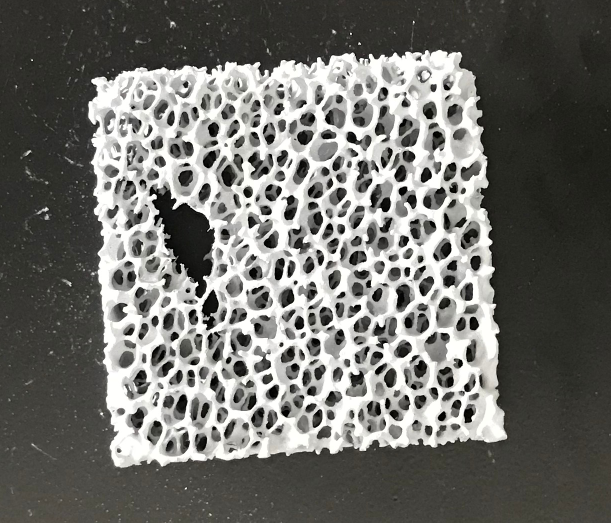
#> input picture sunken_image_detection/sunken_images/13.jpg, 1222 x 1045 px (shown at 1/2 size)
$ python sunken_detect.py
#> lines starting #> are read from the running program, lines starting #| are printed output that depends on the picture; after the words box and inside, x2 and y2 are one past the last pixel; in counts of white or black regions, pixels touching at a corner belong together; long printed decimals are rounded
# -*- coding: utf-8 -*-
'''
   @Time    : 2020/9/26 11:48
   @Author  : liuxu
   @File    : sunken_detect.py
   @Software: PyCharm
'''

import cv2
import numpy as np
import matplotlib.pyplot as plt
import os


filepath = "sunken_images/13.jpg"
# filepath = "./unsunken_images/bianxing_test.jpg"
# sunken_img_dictoryname = "./sunken_images"
# unsunken_img_dictoryname = "./unsunken_images"


# 设置图像的宽和高
IMAGE_WIDTH = 650
IMAGE_HEIGHT = 650


# 显示图像
def cv_show(name, img):
    cv2.imshow(name, img)
    cv2.waitKey(0)


# 对图像resize处理
def row_image_resize(image, width, height):
    # image输入图像，width，height 期望得到的宽和高
    image = cv2.resize(image, (width, height))
    print("resized image:", image.shape)
    return image


# 读入一张图像,返回
def read_an_gray_image(filepath):
#> called with filepath = 'sunken_images/13.jpg'
    return cv2.imread(filepath)
#> returned value is the input picture: shape (1045, 1222, 3); mean B, G, R 107.3, 111.3, 111.6


# 读入文件夹下的所有图像,返回一个路径的列表,(相对路径)
# [9 lines left out: function read_images, not called in this run]


# #图像预处理函数
def pre_process(rowimage):
    # 显示原图
    cv_show("row image", rowimage)

    grayimage = cv2.cvtColor(rowimage, cv2.COLOR_BGR2GRAY)  # 灰度化
    resizedimage = row_image_resize(grayimage, IMAGE_WIDTH, IMAGE_HEIGHT)  # resize
#> in row_image_resize, `image = cv2.resize(image, (width, height))`:
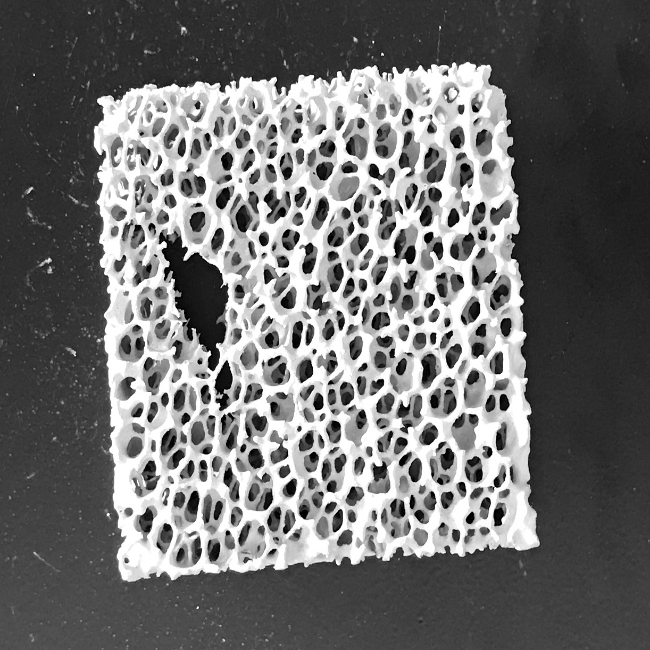
#> image: shape (650, 650); min 0, max 255, mean 111
#| resized image: (650, 650)

    # 运用大津算法进行图像分割
    ret, im_th = cv2.threshold(resizedimage, 0, 255, cv2.THRESH_OTSU)
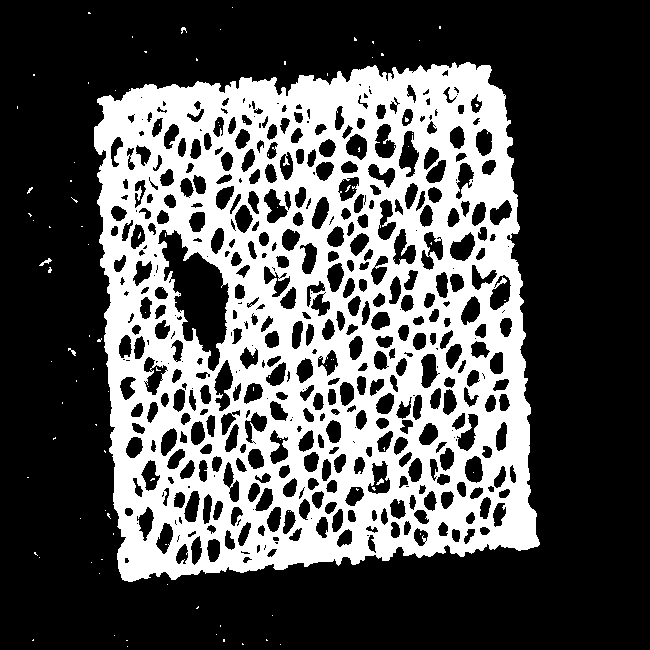
#> im_th: shape (650, 650); 33.2% white; 102 white regions (97 under 20 px)
#> ret = 138
    cv_show("image after OTSU", im_th)

    # #中值滤波去除椒盐噪声,卷积核为5x5
    # blur_image = cv2.medianBlur(im_th, 3)
    #显示中值滤波处理后图像
    # cv_show("image after medianBlur", blur_image)

    # return blur_image

    return im_th


# 计算所有孔洞轮廓外接圆半径的平均值
def cal_ave_radius(allcontours, max_id):                            # allcontours是一个存放轮廓的列表
    sum = 0.0
    for i in range(len(allcontours)):
        if (i is not max_id):                                       # 去除最大面积后再求平均
            temp_contour = allcontours[i]
            (x, y), radius = cv2.minEnclosingCircle(temp_contour)   # 最小外接圆
            sum = sum + radius

    return sum / (len(allcontours) - 1)


# 找出凹陷区域
def find_sunken_area(preprocessedimage):
    # 在分割后的图像找轮廓
    contours, hierarchy = cv2.findContours(preprocessedimage, cv2.RETR_TREE, cv2.CHAIN_APPROX_SIMPLE)
#> contours = 640 contours, 234 with area under 20; largest, box (x1, y1, x2, y2) and area: (94, 62, 540, 582) 199522, (157, 229, 230, 372) 5018, (213, 359, 234, 412) 616, (398, 130, 420, 178) 585, (374, 123, 397, 159) 524

    # print("轮廓的类型：",type(contours))     # type is list
    areas = []  # 轮廓所围成的面积构成的数组
    for idx in range(len(contours)):
        areas.append(cv2.contourArea(contours[idx]))
#> after the loop, areas = 640 values, max 199522 at index 51, min 0 at index 0, mean 421.4

    largest_idx = np.argmax(np.array(areas))  # 最大面积的下标
#> largest_idx = 51
    largest_area = cv2.contourArea(contours[largest_idx])  # 最大面积的大小
#> largest_area = 199522

    # [11 lines of commented-out code are left out]

    print("最大面积为：", largest_area)
#| 最大面积为： 199522.0
    print("最大面积的下标为：", largest_idx)
#| 最大面积的下标为： 51
    # print("第二大面积为：", second_largest_area)
    # print("第二大面积的下标为：", second_largest_idx)

    # 画出样品的轮廓
    img = preprocessedimage.copy()
    # 为显示彩色,把灰度图像转换为RGB三通道图像
    img_rgb = cv2.cvtColor(img, cv2.COLOR_GRAY2BGR)
#> img_rgb: shape (650, 650, 3); 33.2% white; 102 white regions (97 under 20 px), largest, box (x1, y1, x2, y2) and area: (94, 62, 540, 582) 139779, (39, 258, 52, 266) 38, (376, 478, 384, 485) 27, (68, 348, 76, 356) 26, (181, 27, 187, 34) 22
    draw_con_img = cv2.drawContours(img_rgb, contours, largest_idx, (0, 0, 255), cv2.FILLED)
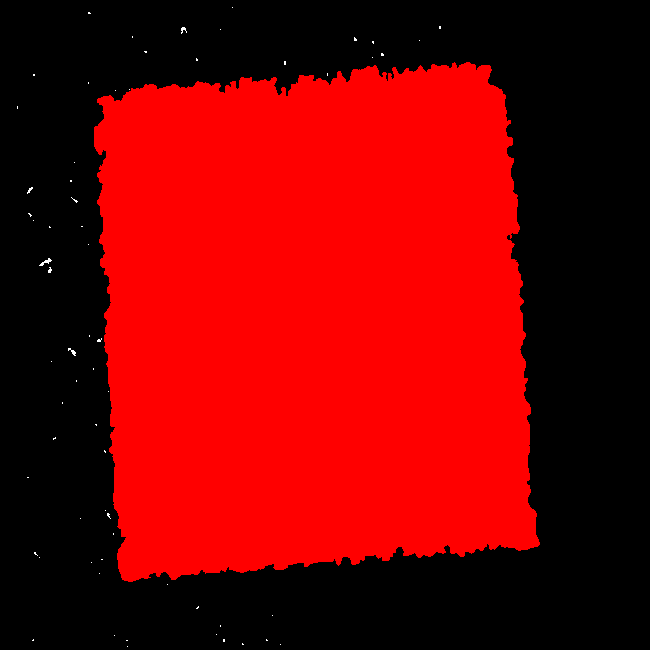
#> draw_con_img: shape (650, 650, 3); mean B, G, R 0.2, 0.2, 121.3
    # 显示画出轮廓后的图像
    cv_show("image with contours", draw_con_img)
    # 图像取差集 imagesub = imagesub1 - imagesub2
    imgsub1 = draw_con_img.copy()
    imgsub2 = preprocessedimage.copy()
    # blur_image为单通道图像，需要转换为RGB图像
    imgsub2 = cv2.cvtColor(imgsub2, cv2.COLOR_GRAY2BGR)

    # 取差集
    imgsub = cv2.subtract(imgsub1, imgsub2)
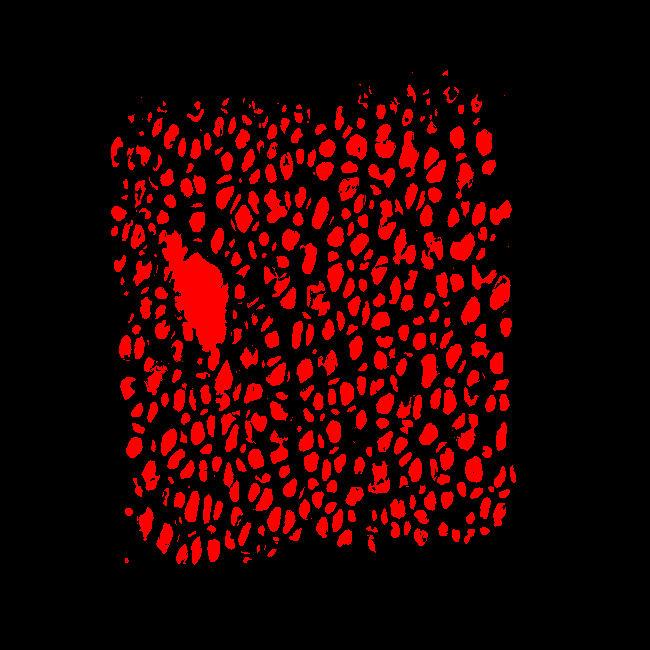
#> imgsub: shape (650, 650, 3); mean B, G, R 0, 0, 36.6

    # 显示取差集后图像
    cv_show("image substraction", imgsub)

    # 取差集后对图像进行闭运算操作,填补小孔洞

    # 定义矩形结构元
    kernel = cv2.getStructuringElement(cv2.MORPH_RECT, (3, 3))
#> kernel = [[1, 1, 1], [1, 1, 1], [1, 1, 1]]
    closedimg = cv2.morphologyEx(imgsub, cv2.MORPH_CLOSE, kernel, iterations=1)
    cv_show("image after close operation", closedimg)

    # 在取差集后的图像找轮廓
    image_find_contours = closedimg.copy()
    # 二值化,要用到阈值函数cv2.threshold()
    # cv2.findContours()要输入二值图像

    # 灰度化
    image_find_contours_gray = cv2.cvtColor(image_find_contours, cv2.COLOR_BGR2GRAY)
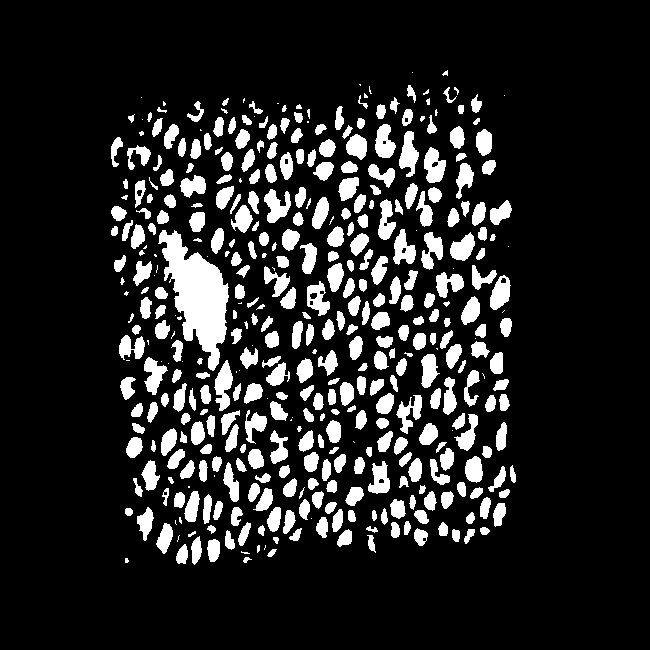
#> image_find_contours_gray: shape (650, 650); values 0 (black) and 76 (white), 14.6% white; 424 white regions (63 under 20 px), largest, box (x1, y1, x2, y2) and area: (158, 230, 229, 371) 4835, (214, 360, 233, 411) 561, (399, 131, 419, 177) 532
    ret, image_find_contours_bin = cv2.threshold(image_find_contours_gray, 0, 255, cv2.THRESH_OTSU)
#> image_find_contours_bin: shape (650, 650); 14.6% white; 424 white regions (63 under 20 px)
#> ret = 0

    # 在二值图像找出所有轮廓
    contours, hierarchy = cv2.findContours(image_find_contours_bin, cv2.RETR_TREE, cv2.CHAIN_APPROX_SIMPLE)
#> contours = 438 contours, 98 with area under 20; largest, box (x1, y1, x2, y2) and area: (158, 230, 229, 371) 4608, (424, 147, 446, 183) 500, (214, 360, 233, 411) 498, (399, 131, 419, 177) 473, (264, 189, 291, 223) 464

    areas = []
    for idx in range(len(contours)):
        areas.append(cv2.contourArea(contours[idx]))
#> after the loop, areas = 438 values, max 4608.5 at index 294, min 0 at index 4, mean 122.3

    # 最大面积的下标
    max_idx = np.argmax(np.array(areas))
#> max_idx = 294
    # 最大面积的大小
    max_area = cv2.contourArea(contours[max_idx])
#> max_area = 4608.5

    # 计算所有轮廓外接圆的平均半径
    ave_radius = cal_ave_radius(contours, max_idx)
#> the loop in cal_ave_radius, `for i in range(len(allcontours)):` made 438 passes
#> (temp_contour, x, y, radius, sum) on passes 30, 65, 75: ([[175, 520], [175, 523], [176, 524], [175, 523]], 175.5, 522, 2.06, 201.1), ([[188, 486], [188, 487], [189, 487], [189, 486]], 188.5, 486.5, 0.707, 500.2), ([[214, 475], [214, 476]], 214, 475.5, 0.5, 564.5)
#> after the loop in cal_ave_radius, `for i in range(len(allcontours)):`: sum = 3535.6
#> ave_radius = 8.09
    print("平均半径为：", ave_radius)
#| 平均半径为： 8.091

    # 在差集图像中画出轮廓
    # image_with_con = cv2.drawContours(image_find_contours, contours, max_idx, (51, 153, 255),3)

    # 显示画出轮廓后的图像
    # cv_show("image with max contour", image_with_con)

    #画出所有轮廓
    # image_with_con_all = cv2.drawContours(image_find_contours,contours,-1,(0,0,255),1)        #注意(B,G,R)
    # cv_show("image with all contours",image_with_con_all)


    # 最大轮廓
    max_cnt = contours[max_idx]
#> max_cnt = contour of 238 points, box (x1, y1, x2, y2) (158, 230, 229, 371), area 4608
    # 最小外接圆
    (x, y), radius = cv2.minEnclosingCircle(max_cnt)
#> x = 187.5; y = 300; radius = 74.5
    # 圆心
    center = (int(x), int(y))
#> center = (187, 300)
    radius = int(radius)
#> radius = 74
    # 打印半径
    print("取差集后图像中最大轮廓\n的最小外接圆的半径为: {}px".format(radius))
#| 取差集后图像中最大轮廓
#| 的最小外接圆的半径为: 74px

    # 在图像中标出最小外接圆
    # img = cv2.circle(image_with_con, center, radius, (255, 185, 15), 2)
    # cv_show("image with min enclosing circle", img)

    # 在图像中标出最小外接圆
    img_rgb = cv2.cvtColor(image_find_contours_bin,cv2.COLOR_GRAY2BGR)
    img = cv2.circle(img_rgb, center, radius, (0, 0, 255), 2)
    cv_show("image with min enclosing circle", img)

    #判断是否存在凹坑缺陷


    #设标志
    flag = False
    # 判断最大外接圆的半径是否大于平均半径（除最大面积外）的二倍, 参数可以调节
    if(radius > ave_radius*4):
        flag = True

    print('*'*30)
    print('\n')
    if(flag == True):
        print("该图像存在凹坑缺陷！")
        print("凹坑缺陷面积为：{}".format(max_area))
#| 凹坑缺陷面积为：4608.5
        print("凹坑外接圆的半径为: {}px".format(radius))
#| 凹坑外接圆的半径为: 74px
    else:
        print("该图像没有凹坑缺陷")
    print('\n')
    print('*'*30)


# 对单个图像检测
def single_detection(imagepath):
    rowimg = read_an_gray_image(imagepath)
    preproimg = pre_process(rowimg)
    find_sunken_area(preproimg)


# 对文件夹下的所有图像进行检测
# [9 lines left out: function dictory_detection, not called in this run]


# main函数
def main():
    # 对一幅图像处理
    single_detection(filepath)
    # 对文件夹下所有存在凹陷的图像进行检测
    # dictory_detection(sunken_img_dictoryname)

    # 对文件下所有正常图像进行检测
    # dictory_detection(unsunken_img_dictoryname)


if __name__ == "__main__":
    main()

$ run again, with sunken_image_detection/sunken_images/1.jpg copied over sunken_image_detection/sunken_images/13.jpg
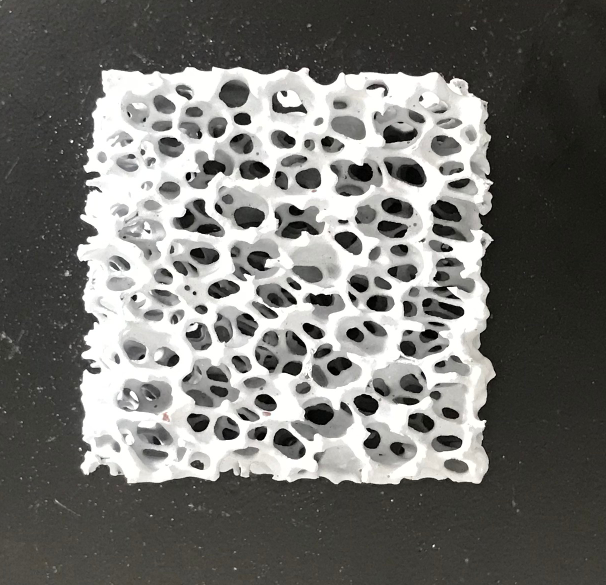
#> input picture sunken_image_detection/sunken_images/1.jpg, 1212 x 1170 px (shown at 1/2 size)
#> in read_an_gray_image, returned value is the input picture: shape (1170, 1212, 3); mean B, G, R 110.9, 114.4, 114.8
#| resized image: (650, 650)
#> in pre_process, `ret, im_th = cv2.threshold(resizedimage, 0, 255, cv2.THRESH_OTSU)`:
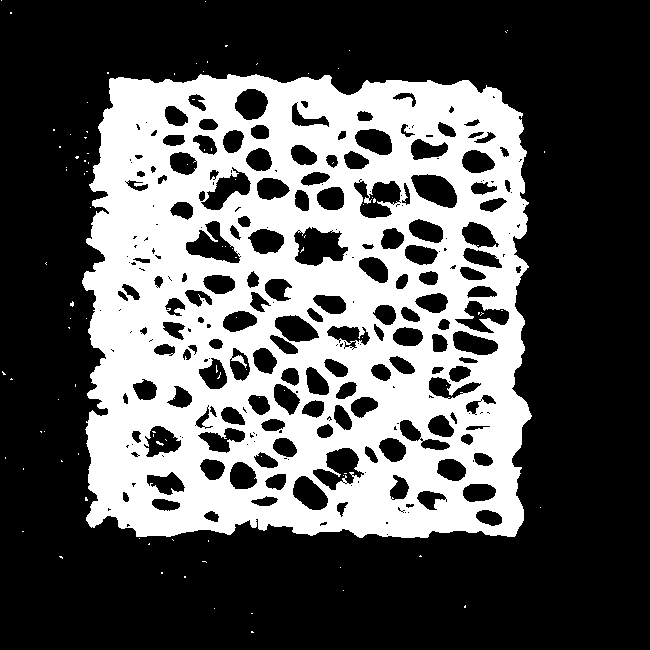
#> im_th: shape (650, 650); 34.3% white; 98 white regions (97 under 20 px)
#> in pre_process, `ret, im_th = cv2.threshold(resizedimage, 0, 255, cv2.THRESH_OTSU)`: ret = 140
#> in find_sunken_area, `contours, hierarchy = cv2.findContours(preprocessedimage, cv2.RETR_TRE..`: contours = 418 contours, 253 with area under 20; largest, box (x1, y1, x2, y2) and area: (82, 74, 532, 538) 190796, (293, 226, 349, 267) 1480, (185, 220, 241, 264) 1226, (312, 447, 365, 491) 1214, (353, 180, 402, 219) 1192
#> after the loop in find_sunken_area, `for idx in range(len(contours)):`: areas = 418 values, max 190795.5 at index 49, min 0 at index 1, mean 582
#> largest_idx = 49
#> largest_area = 190795.5
#| 最大面积为： 190795.5
#| 最大面积的下标为： 49
#> kernel = [[1, 1, 1], [1, 1, 1], [1, 1, 1]]
#> in find_sunken_area, `image_find_contours_gray = cv2.cvtColor(image_find_contours, cv2.COLOR..`:
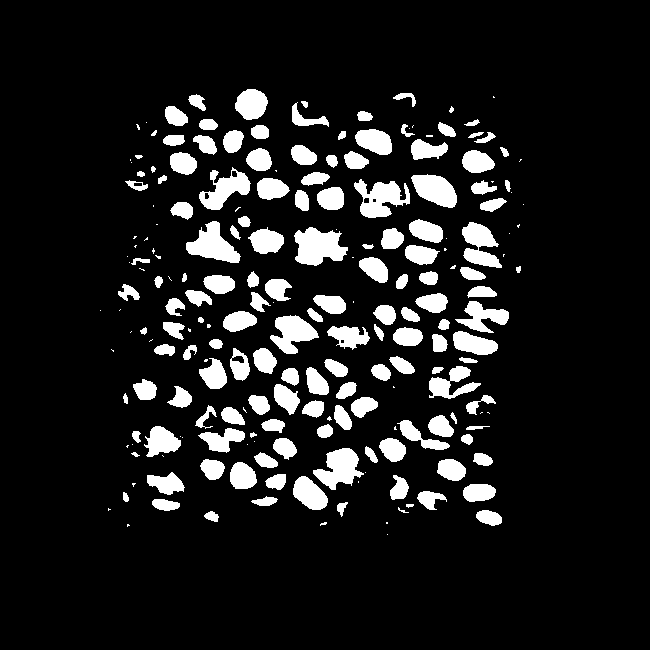
#> image_find_contours_gray: shape (650, 650); values 0 (black) and 76 (white), 11.3% white; 213 white regions (64 under 20 px), largest, box (x1, y1, x2, y2) and area: (294, 227, 348, 266) 1422, (354, 179, 410, 218) 1247, (186, 221, 241, 263) 1199
#> image_find_contours_bin: shape (650, 650); 11.3% white; 213 white regions (64 under 20 px)
#> in find_sunken_area, `ret, image_find_contours_bin = cv2.threshold(image_find_contours_gray,..`: ret = 0
#> in find_sunken_area, `contours, hierarchy = cv2.findContours(image_find_contours_bin, cv2.RE..`: contours = 220 contours, 75 with area under 20; largest, box (x1, y1, x2, y2) and area: (294, 227, 348, 266) 1338, (354, 179, 410, 218) 1164, (186, 221, 241, 263) 1120, (313, 448, 364, 490) 1100, (199, 167, 251, 210) 1014
#> after the loop in find_sunken_area, `for idx in range(len(contours)):`: areas = 220 values, max 1338 at index 146, min 0 at index 0, mean 196.8
#> max_idx = 146
#> max_area = 1338
#> the loop in cal_ave_radius, `for i in range(len(allcontours)):` made 220 passes
#> (temp_contour, x, y, radius, sum) on passes 3, 17, 26, 52, 53: ([[386, 522], [386, 523], [387, 523], [387, 522]], 386.5, 522.5, 0.707, 1.96), ([[358, 481], [358, 482]], 358, 481.5, 0.5, 108.8), ([[162, 455], [163, 456]], 162.5, 455.5, 0.707, 213.9), ([[487, 412], [488, 412], [489, 413], [488, 412]], 488, 412.5, 1.12, 436.7), ([[481, 412], [480, 413], [481, 412], [482, 412]], 481, 412.5, 1.12, 437.8)
#> after the loop in cal_ave_radius, `for i in range(len(allcontours)):`: sum = 1944.2
#> ave_radius = 8.88
#| 平均半径为： 8.878
#> max_cnt = contour of 84 points, box (x1, y1, x2, y2) (294, 227, 348, 266), area 1338
#> in find_sunken_area, `(x, y), radius = cv2.minEnclosingCircle(max_cnt)`: x = 319.5; y = 246; radius = 27.77
#> center = (319, 245)
#> in find_sunken_area, `radius = int(radius)`: radius = 27
#| 取差集后图像中最大轮廓
#| 的最小外接圆的半径为: 27px
